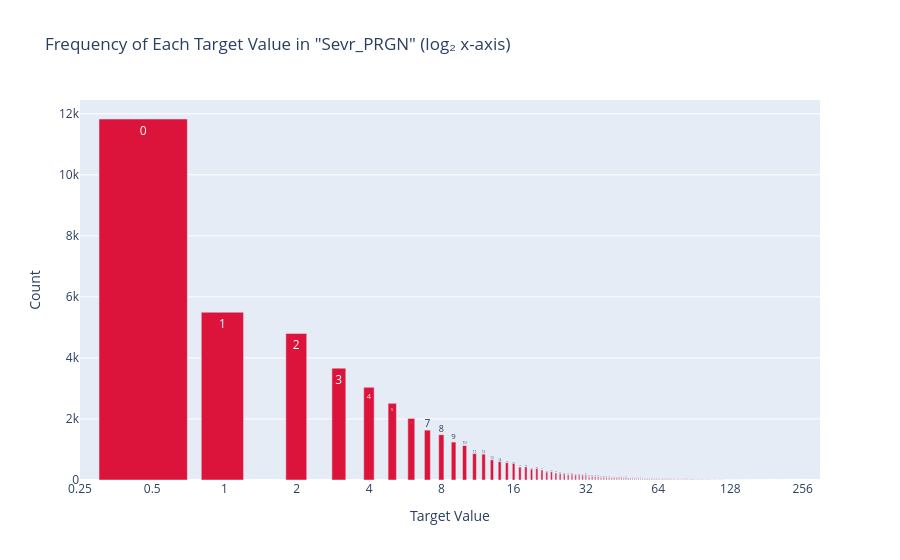

Here is the notebook cell this chart was saved with:
### Code cell
plot_log2_frequency(dataset, 'Sevr_PRGN')

### Figure 1 — Plotly figure (JSON) as saved in the notebook; plotly's stock layout.template omitted (floating-point values rounded to 4 significant figures; data arrays with more than 128 entries replaced by an {"elided": "..."} marker saying what was removed)
{"data": [{"hovertemplate": "Value: %{text}<br>Count: %{y}<extra></extra>", "marker": {"color": "crimson"}, "text": {"elided": "179 str values"}, "type": "bar", "x": {"elided": "179 float values"}, "y": {"elided": "179 int values"}}], "layout": {"title": {"text": "Frequency of Each Target Value in \"Sevr_PRGN\" (log₂ x-axis)"}, "xaxis": {"dtick": 0.301, "title": {"text": "Target Value"}, "type": "log"}, "yaxis": {"title": {"text": "Count"}}}}
